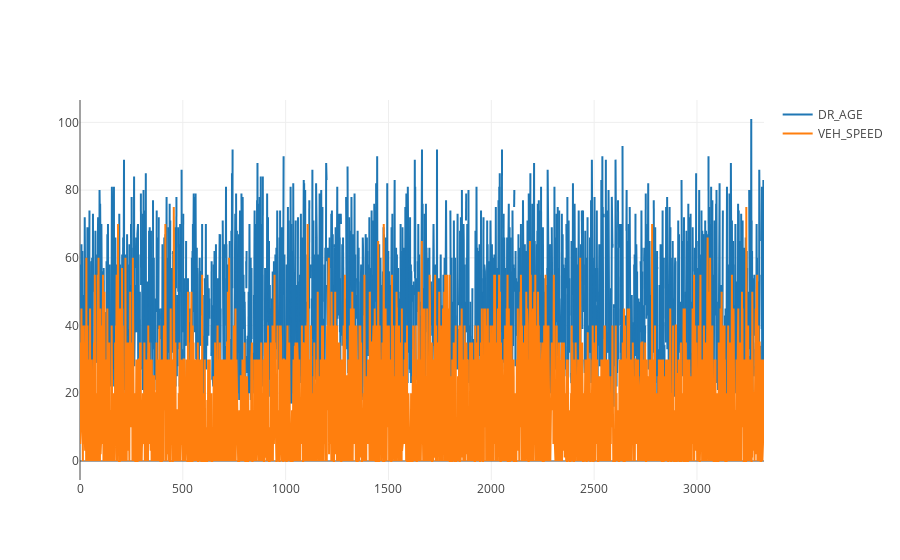

Notebook code cell kept with this figure:
### Code cell
#have to remove NaN and 0 values
py.offline.iplot([{
    'x':VZ2.index,
    'y':VZ2 [col],
    'name': col
    
} for col in VZ2.columns], filename ='AGE_SPD1')

### Figure 1 — Plotly figure (JSON) as saved in the notebook; plotly's stock layout.template omitted (floating-point values rounded to 4 significant figures; data arrays with more than 128 entries replaced by an {"elided": "..."} marker saying what was removed)
{"data": [{"name": "DR_AGE", "x": {"elided": "3327 int values"}, "y": {"elided": "3327 int values"}}, {"name": "VEH_SPEED", "x": {"elided": "3327 int values"}, "y": {"elided": "3327 int values"}}], "layout": {}}
